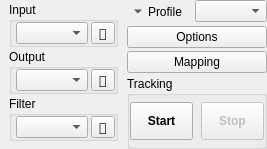
        <widget class="QFrame" name="bottom_controls">
         <property name="sizePolicy">
          <sizepolicy hsizetype="Preferred" vsizetype="Preferred">
           <horstretch>0</horstretch>
           <verstretch>0</verstretch>
          </sizepolicy>
         </property>
         <layout class="QGridLayout" name="gridLayout_2">
          <property name="leftMargin">
           <number>6</number>
          </property>
          <property name="topMargin">
           <number>0</number>
          </property>
          <property name="rightMargin">
           <number>0</number>
          </property>
          <property name="bottomMargin">
           <number>0</number>
          </property>
          <property name="spacing">
           <number>6</number>
          </property>
          <item row="0" column="1">
           <widget class="QFrame" name="groupWindows">
            <property name="sizePolicy">
             <sizepolicy hsizetype="Preferred" vsizetype="Preferred">
              <horstretch>4</horstretch>
              <verstretch>0</verstretch>
             </sizepolicy>
            </property>
            <property name="lineWidth">
             <number>0</number>
            </property>
            <layout class="QVBoxLayout" name="verticalLayout_3">
             <property name="spacing">
              <number>3</number>
             </property>
             <property name="leftMargin">
              <number>0</number>
             </property>
             <property name="topMargin">
              <number>0</number>
             </property>
             <property name="rightMargin">
              <number>0</number>
             </property>
             <property name="bottomMargin">
              <number>0</number>
             </property>
             <item>
              <widget class="QFrame" name="groupProfile">
               <property name="sizePolicy">
                <sizepolicy hsizetype="Minimum" vsizetype="Maximum">
                 <horstretch>0</horstretch>
                 <verstretch>0</verstretch>
                </sizepolicy>
               </property>
               <layout class="QHBoxLayout" name="horizontalLayout">
                <property name="spacing">
                 <number>0</number>
                </property>
                <property name="leftMargin">
                 <number>0</number>
                </property>
                <property name="topMargin">
                 <number>0</number>
                </property>
                <property name="rightMargin">
                 <number>0</number>
                </property>
                <property name="bottomMargin">
                 <number>0</number>
                </property>
                <item>
                 <widget class="QToolButton" name="profile_button">
                  <property name="enabled">
                   <bool>true</bool>
                  </property>
                  <property name="sizePolicy">
                   <sizepolicy hsizetype="Maximum" vsizetype="Maximum">
                    <horstretch>0</horstretch>
                    <verstretch>0</verstretch>
                   </sizepolicy>
                  </property>
                  <property name="focusPolicy">
                   <enum>Qt::StrongFocus</enum>
                  </property>
                  <property name="text">
                   <string>Profile</string>
                  </property>
                  <property name="popupMode">
                   <enum>QToolButton::InstantPopup</enum>
                  </property>
                  <property name="toolButtonStyle">
                   <enum>Qt::ToolButtonTextBesideIcon</enum>
                  </property>
                  <property name="autoRaise">
                   <bool>true</bool>
                  </property>
                  <property name="arrowType">
                   <enum>Qt::DownArrow</enum>
                  </property>
                 </widget>
                </item>
                <item>
                 <widget class="QComboBox" name="iconcomboProfile">
                  <property name="sizePolicy">
                   <sizepolicy hsizetype="Preferred" vsizetype="Maximum">
                    <horstretch>0</horstretch>
                    <verstretch>0</verstretch>
                   </sizepolicy>
                  </property>
                  <property name="focusPolicy">
                   <enum>Qt::StrongFocus</enum>
                  </property>
                  <property name="maxVisibleItems">
                   <number>20</number>
                  </property>
                 </widget>
                </item>
               </layout>
              </widget>
             </item>
             <item>
              <widget class="QPushButton" name="btnShortcuts">
               <property name="sizePolicy">
                <sizepolicy hsizetype="Minimum" vsizetype="Maximum">
                 <horstretch>0</horstretch>
                 <verstretch>0</verstretch>
                </sizepolicy>
               </property>
               <property name="text">
                <string>Options</string>
               </property>
               <property name="icon">
                <iconset resource="../../gui/opentrack-res.qrc">
                 <normaloff>:/images/tools.png</normaloff>:/images/tools.png</iconset>
               </property>
               <property name="iconSize">
                <size>
                 <width>80</width>
                 <height>24</height>
                </size>
               </property>
              </widget>
             </item>
             <item>
              <widget class="QPushButton" name="btnEditCurves">
               <property name="sizePolicy">
                <sizepolicy hsizetype="Minimum" vsizetype="Maximum">
                 <horstretch>0</horstretch>
                 <verstretch>0</verstretch>
                </sizepolicy>
               </property>
               <property name="text">
                <string>Mapping</string>
               </property>
               <property name="icon">
                <iconset resource="../../gui/opentrack-res.qrc">
                 <normaloff>:/images/curves.png</normaloff>:/images/curves.png</iconset>
               </property>
               <property name="iconSize">
                <size>
                 <width>80</width>
                 <height>24</height>
                </size>
               </property>
              </widget>
             </item>
             <item>
              <widget class="QGroupBox" name="groupStartStop">
               <property name="sizePolicy">
                <sizepolicy hsizetype="Preferred" vsizetype="Preferred">
                 <horstretch>3</horstretch>
                 <verstretch>0</verstretch>
                </sizepolicy>
               </property>
               <property name="title">
                <string>Tracking</string>
               </property>
               <property name="flat">
                <bool>true</bool>
               </property>
               <layout class="QHBoxLayout" name="horizontalLayout_4">
                <property name="spacing">
                 <number>8</number>
                </property>
                <property name="leftMargin">
                 <number>0</number>
                </property>
                <property name="topMargin">
                 <number>6</number>
                </property>
                <property name="rightMargin">
                 <number>0</number>
                </property>
                <property name="bottomMargin">
                 <number>6</number>
                </property>
                <item>
                 <widget class="QToolButton" name="btnStartTracker">
                  <property name="sizePolicy">
                   <sizepolicy hsizetype="Minimum" vsizetype="Minimum">
                    <horstretch>0</horstretch>
                    <verstretch>0</verstretch>
                   </sizepolicy>
                  </property>
                  <property name="font">
                   <font>
                    <weight>75</weight>
                    <bold>true</bold>
                   </font>
                  </property>
                  <property name="text">
                   <string>Start</string>
                  </property>
                 </widget>
                </item>
                <item>
                 <widget class="QToolButton" name="btnStopTracker">
                  <property name="enabled">
                   <bool>false</bool>
                  </property>
                  <property name="sizePolicy">
                   <sizepolicy hsizetype="Minimum" vsizetype="Minimum">
                    <horstretch>0</horstretch>
                    <verstretch>0</verstretch>
                   </sizepolicy>
                  </property>
                  <property name="font">
                   <font>
                    <weight>75</weight>
                    <bold>true</bold>
                   </font>
                  </property>
                  <property name="text">
                   <string>Stop</string>
                  </property>
                 </widget>
                </item>
               </layout>
              </widget>
             </item>
            </layout>
           </widget>
          </item>
          <item row="0" column="0">
           <widget class="QFrame" name="frame_2">
            <property name="sizePolicy">
             <sizepolicy hsizetype="Preferred" vsizetype="Preferred">
              <horstretch>4</horstretch>
              <verstretch>0</verstretch>
             </sizepolicy>
            </property>
            <property name="frameShape">
             <enum>QFrame::NoFrame</enum>
            </property>
            <property name="frameShadow">
             <enum>QFrame::Raised</enum>
            </property>
            <layout class="QVBoxLayout" name="verticalLayout">
             <property name="spacing">
              <number>2</number>
             </property>
             <property name="leftMargin">
              <number>3</number>
             </property>
             <property name="topMargin">
              <number>2</number>
             </property>
             <property name="rightMargin">
              <number>3</number>
             </property>
             <property name="bottomMargin">
              <number>8</number>
             </property>
             <item>
              <widget class="QGroupBox" name="groupTrackerSource">
               <property name="title">
                <string>Input</string>
               </property>
               <layout class="QGridLayout" name="gridLayout">
                <property name="leftMargin">
                 <number>4</number>
                </property>
                <property name="topMargin">
                 <number>0</number>
                </property>
                <property name="rightMargin">
                 <number>0</number>
                </property>
                <property name="bottomMargin">
                 <number>0</number>
                </property>
                <property name="horizontalSpacing">
                 <number>3</number>
                </property>
                <property name="verticalSpacing">
                 <number>0</number>
                </property>
                <item row="0" column="0">
                 <widget class="QComboBox" name="iconcomboTrackerSource">
                  <property name="sizePolicy">
                   <sizepolicy hsizetype="Minimum" vsizetype="Maximum">
                    <horstretch>0</horstretch>
                    <verstretch>0</verstretch>
                   </sizepolicy>
                  </property>
                  <property name="focusPolicy">
                   <enum>Qt::TabFocus</enum>
                  </property>
                 </widget>
                </item>
                <item row="0" column="1">
                 <widget class="QToolButton" name="btnShowEngineControls">
                  <property name="enabled">
                   <bool>true</bool>
                  </property>
                  <property name="sizePolicy">
                   <sizepolicy hsizetype="Maximum" vsizetype="Preferred">
                    <horstretch>0</horstretch>
                    <verstretch>0</verstretch>
                   </sizepolicy>
                  </property>
                  <property name="font">
                   <font>
                    <family>DejaVu Sans</family>
                    <stylestrategy>PreferAntialias</stylestrategy>
                    <kerning>false</kerning>
                   </font>
                  </property>
                  <property name="focusPolicy">
                   <enum>Qt::ClickFocus</enum>
                  </property>
                  <property name="text">
                   <string>🔨</string>
                  </property>
                  <property name="flat" stdset="0">
                   <bool>false</bool>
                  </property>
                 </widget>
                </item>
               </layout>
              </widget>
             </item>
             <item>
              <widget class="QGroupBox" name="groupGameProtocol">
               <property name="title">
                <string>Output</string>
               </property>
               <layout class="QGridLayout" name="gridLayout_4">
                <property name="leftMargin">
                 <number>4</number>
                </property>
                <property name="topMargin">
                 <number>0</number>
                </property>
                <property name="rightMargin">
                 <number>0</number>
                </property>
                <property name="bottomMargin">
                 <number>0</number>
                </property>
                <property name="horizontalSpacing">
                 <number>3</number>
                </property>
                <property name="verticalSpacing">
                 <number>0</number>
                </property>
                <item row="0" column="0">
                 <widget class="QComboBox" name="iconcomboProtocol">
                  <property name="sizePolicy">
                   <sizepolicy hsizetype="Minimum" vsizetype="Maximum">
                    <horstretch>0</horstretch>
                    <verstretch>0</verstretch>
                   </sizepolicy>
                  </property>
                  <property name="focusPolicy">
                   <enum>Qt::TabFocus</enum>
                  </property>
                 </widget>
                </item>
                <item row="0" column="1">
                 <widget class="QToolButton" name="btnShowServerControls">
                  <property name="enabled">
                   <bool>true</bool>
                  </property>
                  <property name="sizePolicy">
                   <sizepolicy hsizetype="Maximum" vsizetype="Preferred">
                    <horstretch>0</horstretch>
                    <verstretch>0</verstretch>
                   </sizepolicy>
                  </property>
                  <property name="font">
                   <font>
                    <family>DejaVu Sans</family>
                    <stylestrategy>PreferAntialias</stylestrategy>
                    <kerning>false</kerning>
                   </font>
                  </property>
                  <property name="focusPolicy">
                   <enum>Qt::ClickFocus</enum>
                  </property>
                  <property name="text">
                   <string>🔨</string>
                  </property>
                  <property name="flat" stdset="0">
                   <bool>false</bool>
                  </property>
                 </widget>
                </item>
               </layout>
              </widget>
             </item>
             <item>
              <widget class="QGroupBox" name="groupFilter">
               <property name="title">
                <string>Filter</string>
               </property>
               <layout class="QGridLayout" name="gridLayout_3">
                <property name="leftMargin">
                 <number>4</number>
                </property>
                <property name="topMargin">
                 <number>0</number>
                </property>
                <property name="rightMargin">
                 <number>0</number>
                </property>
                <property name="bottomMargin">
                 <number>0</number>
                </property>
                <property name="horizontalSpacing">
                 <number>3</number>
                </property>
                <property name="verticalSpacing">
                 <number>0</number>
                </property>
                <item row="0" column="0">
                 <widget class="QComboBox" name="iconcomboFilter">
                  <property name="sizePolicy">
                   <sizepolicy hsizetype="Minimum" vsizetype="Maximum">
                    <horstretch>0</horstretch>
                    <verstretch>0</verstretch>
                   </sizepolicy>
                  </property>
                  <property name="focusPolicy">
                   <enum>Qt::TabFocus</enum>
                  </property>
                 </widget>
                </item>
                <item row="0" column="1">
                 <widget class="QToolButton" name="btnShowFilterControls">
                  <property name="enabled">
                   <bool>true</bool>
                  </property>
                  <property name="sizePolicy">
                   <sizepolicy hsizetype="Maximum" vsizetype="Preferred">
                    <horstretch>0</horstretch>
                    <verstretch>0</verstretch>
                   </sizepolicy>
                  </property>
                  <property name="font">
                   <font>
                    <family>DejaVu Sans</family>
                    <stylestrategy>PreferAntialias</stylestrategy>
                    <kerning>false</kerning>
                   </font>
                  </property>
                  <property name="focusPolicy">
                   <enum>Qt::ClickFocus</enum>
                  </property>
                  <property name="text">
                   <string>🔨</string>
                  </property>
                  <property name="flat" stdset="0">
                   <bool>false</bool>
                  </property>
                 </widget>
                </item>
               </layout>
              </widget>
             </item>
            </layout>
           </widget>
          </item>
         </layout>
        </widget>
